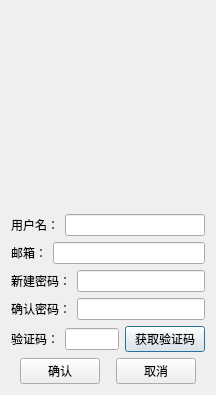
<?xml version="1.0" encoding="UTF-8"?>
<ui version="4.0">
 <class>Register</class>
 <widget class="QDialog" name="Register">
  <property name="geometry">
   <rect>
    <x>0</x>
    <y>0</y>
    <width>216</width>
    <height>395</height>
   </rect>
  </property>
  <property name="minimumSize">
   <size>
    <width>216</width>
    <height>395</height>
   </size>
  </property>
  <property name="windowTitle">
   <string>Dialog</string>
  </property>
  <layout class="QVBoxLayout" name="verticalLayout_2">
   <item>
    <layout class="QVBoxLayout" name="verticalLayout" stretch="9,2,2,2,2,2,1">
     <item>
      <widget class="QWidget" name="widget" native="true">
       <widget class="QLabel" name="label">
        <property name="geometry">
         <rect>
          <x>20</x>
          <y>20</y>
          <width>151</width>
          <height>141</height>
         </rect>
        </property>
        <property name="text">
         <string/>
        </property>
        <property name="pixmap">
         <pixmap resource="resource.qrc">:/img/Register_Robin.png</pixmap>
        </property>
        <property name="scaledContents">
         <bool>true</bool>
        </property>
        <property name="alignment">
         <set>Qt::AlignmentFlag::AlignCenter</set>
        </property>
       </widget>
      </widget>
     </item>
     <item>
      <layout class="QHBoxLayout" name="horizontalLayout_2">
       <item>
        <widget class="QLabel" name="label_2">
         <property name="text">
          <string>用户名：</string>
         </property>
        </widget>
       </item>
       <item>
        <widget class="QLineEdit" name="lineEdit"/>
       </item>
      </layout>
     </item>
     <item>
      <layout class="QHBoxLayout" name="horizontalLayout_6">
       <item>
        <widget class="QLabel" name="label_5">
         <property name="text">
          <string>邮箱：</string>
         </property>
        </widget>
       </item>
       <item>
        <widget class="QLineEdit" name="lineEdit_5"/>
       </item>
      </layout>
     </item>
     <item>
      <layout class="QHBoxLayout" name="horizontalLayout_4">
       <item>
        <widget class="QLabel" name="label_3">
         <property name="text">
          <string>新建密码：</string>
         </property>
        </widget>
       </item>
       <item>
        <widget class="QLineEdit" name="lineEdit_3"/>
       </item>
      </layout>
     </item>
     <item>
      <layout class="QHBoxLayout" name="horizontalLayout_5">
       <item>
        <widget class="QLabel" name="label_4">
         <property name="text">
          <string>确认密码：</string>
         </property>
        </widget>
       </item>
       <item>
        <widget class="QLineEdit" name="lineEdit_2"/>
       </item>
      </layout>
     </item>
     <item>
      <layout class="QHBoxLayout" name="horizontalLayout_7">
       <item>
        <widget class="QLabel" name="ConFirmNum_label">
         <property name="text">
          <string>验证码：</string>
         </property>
        </widget>
       </item>
       <item>
        <widget class="QLineEdit" name="Confirm_number"/>
       </item>
       <item>
        <spacer name="horizontalSpacer_4">
         <property name="orientation">
          <enum>Qt::Orientation::Horizontal</enum>
         </property>
         <property name="sizeHint" stdset="0">
          <size>
           <width>40</width>
           <height>20</height>
          </size>
         </property>
        </spacer>
       </item>
       <item>
        <spacer name="horizontalSpacer_6">
         <property name="orientation">
          <enum>Qt::Orientation::Horizontal</enum>
         </property>
         <property name="sizeHint" stdset="0">
          <size>
           <width>40</width>
           <height>20</height>
          </size>
         </property>
        </spacer>
       </item>
       <item>
        <spacer name="horizontalSpacer_3">
         <property name="orientation">
          <enum>Qt::Orientation::Horizontal</enum>
         </property>
         <property name="sizeHint" stdset="0">
          <size>
           <width>40</width>
           <height>20</height>
          </size>
         </property>
        </spacer>
       </item>
       <item>
        <widget class="QPushButton" name="GetConfirm_Button">
         <property name="text">
          <string>获取验证码</string>
         </property>
        </widget>
       </item>
      </layout>
     </item>
     <item>
      <layout class="QHBoxLayout" name="horizontalLayout_3">
       <item>
        <spacer name="horizontalSpacer_2">
         <property name="orientation">
          <enum>Qt::Orientation::Horizontal</enum>
         </property>
         <property name="sizeHint" stdset="0">
          <size>
           <width>40</width>
           <height>20</height>
          </size>
         </property>
        </spacer>
       </item>
       <item>
        <widget class="QPushButton" name="Confirm_Button">
         <property name="text">
          <string>确认</string>
         </property>
        </widget>
       </item>
       <item>
        <spacer name="horizontalSpacer">
         <property name="orientation">
          <enum>Qt::Orientation::Horizontal</enum>
         </property>
         <property name="sizeHint" stdset="0">
          <size>
           <width>40</width>
           <height>20</height>
          </size>
         </property>
        </spacer>
       </item>
       <item>
        <widget class="QPushButton" name="Cancel_Button">
         <property name="text">
          <string>取消</string>
         </property>
        </widget>
       </item>
       <item>
        <spacer name="horizontalSpacer_5">
         <property name="orientation">
          <enum>Qt::Orientation::Horizontal</enum>
         </property>
         <property name="sizeHint" stdset="0">
          <size>
           <width>40</width>
           <height>20</height>
          </size>
         </property>
        </spacer>
       </item>
      </layout>
     </item>
    </layout>
   </item>
  </layout>
 </widget>
 <resources>
  <include location="resource.qrc"/>
 </resources>
 <connections/>
</ui>
